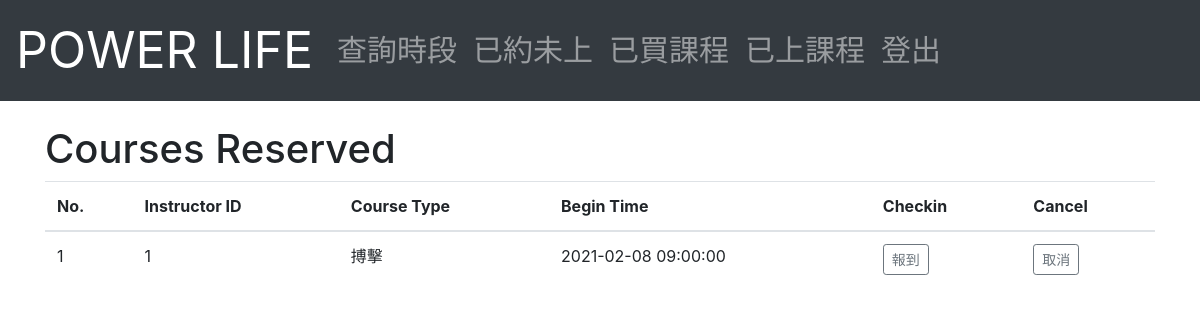
Page /Member/coursesReserved.php (signed in) on the committed database.
### tables this page shows
CREATE TABLE `appoint` (
  `Course_ID` int(6) NOT NULL,
  `I_ID` int(6) NOT NULL,
  `Begin_Time` datetime NOT NULL,
  `Status` char(15) NOT NULL DEFAULT 'Appoint'
);

CREATE TABLE `course` (
  `Course_ID` int(6) NOT NULL,
  `M_ID` int(6) NOT NULL,
  `Price` int(6) NOT NULL,
  `Course_Type` varchar(40) DEFAULT NULL,
  `Number_of_Period` int(3) NOT NULL,
  `Remaining_Number` int(3) NOT NULL,
  `Open_Time` datetime NOT NULL DEFAULT CURRENT_TIMESTAMP
);

### Member/coursesReserved.php (the view, shortened to what this page needs)
<?php	require_once('database.php'); ?>
<!DOCTYPE html>
<html lang="en">
<head>
  <link rel="stylesheet" href="https://stackpath.bootstrapcdn.com/bootstrap/4.1.3/css/bootstrap.min.css">
</head>
<body>
<?php echo file_get_contents('../navbar_M.html'); ?>
<div class="container">
	<br>
	<h1>Courses Reserved</h1>
</div>
<div class="container">
<table  class="table table-hover" cellpadding="2" cellspacing="2">
	  <thead>
		<tr>
		<th>No.</th>
		<th>Instructor ID</th>
		<th>Course Type</th>
		<th>Begin Time</th>
		<th>Checkin</th>
		<th>Cancel</th>
		</tr>
	  </thead>
  	  <tbody>
  	  	<form id="myform" action="updateDB.php" method="POST">
		<?php
		$ID=$_SESSION['ID'];
		$result = mysqli_query($mysqli, "
		SELECT `I_ID`, `Course_Type`, `Begin_Time`, `appoint`.`Course_ID`
		FROM `appoint`,  `course`
		WHERE `M_ID`= '$ID' AND `status`='Appoint' AND `appoint`.`Course_ID`=`course`.`Course_ID`
		");
		$i=0;
		while($query_data = mysqli_fetch_row($result)) {
		  echo "<tr><td>",$i+1,"</td>";
		  echo "<td>",$query_data[0], "</td>",
			   "<td>",$query_data[1], "</td>",
			   "<td>",$query_data[2], "</td>";
		  echo "<td> <input onClick='updateIndexValueInHiddenInput(",$i,")' type='submit' class='btn btn-outline-secondary btn-sm' name='rollinbtn' value='報到'> </td>";
		  echo "<td> <input onClick='updateIndexValueInHiddenInput(",$i,")' type='submit' class='btn btn-outline-secondary btn-sm' name='cancelbtn' value='取消'></td>";
		  echo "</tr>";
		  $i++;
		}
		?>
		</form>
	  </tbody>
</table>
</div>
</body>
</html>

### rows in the picture
appoint: I_ID "1", Course_ID.Course_Type "搏擊", Begin_Time "2021-02-08 09:00:00"

### other values in the picture
file_get_contents('../navbar_M.html') "POWER LIFE 查詢時段 已約未上 已買課程 已上課程 登出"
